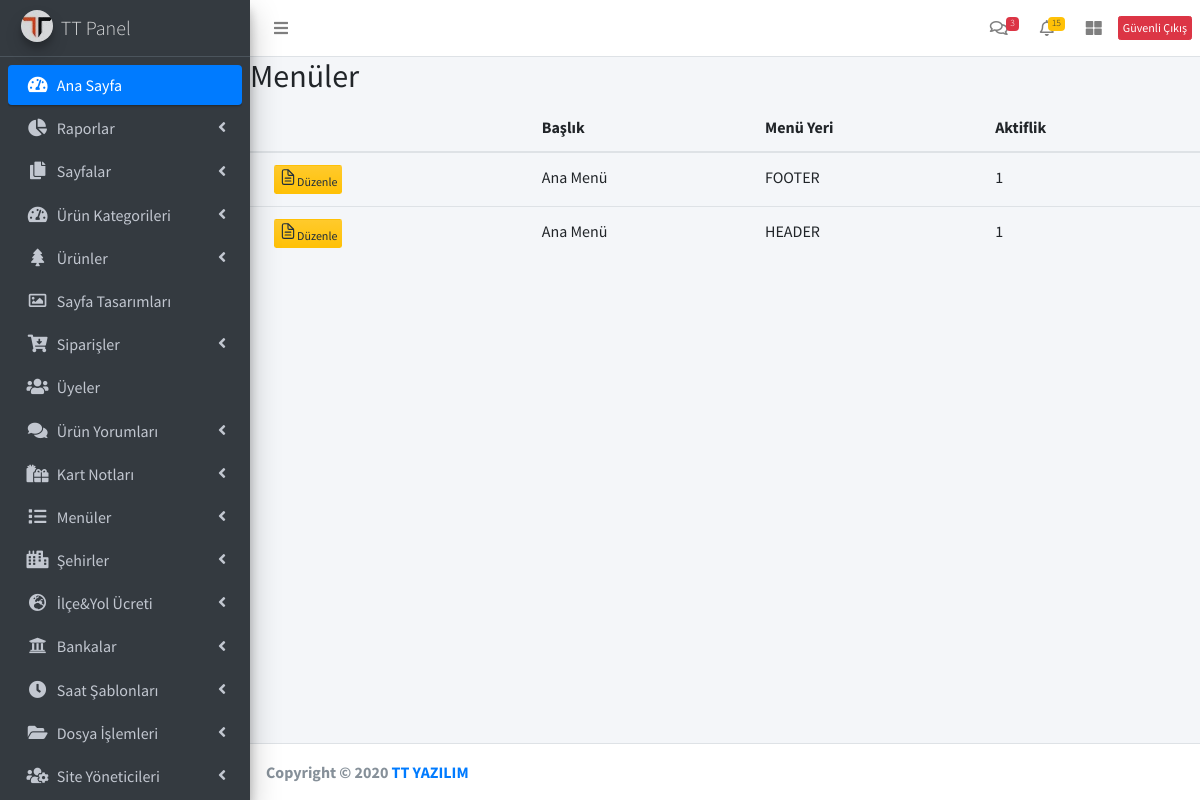
/ttadmin/menu.php (signed in), run on the app's committed database.
### tables this page shows
CREATE TABLE `menu` (
  `ID` int(11) NOT NULL,
  `MENU_TYPE` enum('HEADER','FOOTER') NOT NULL,
  `MENU_TEMPLATE` longtext NOT NULL CHECK (json_valid(`MENU_TEMPLATE`)),
  `ACTIVE` tinyint(1) NOT NULL DEFAULT 1
);

### ttadmin/menu.php (the view)
<?php include("header.php") ?>
    <div class="content-wrapper">
        <div class="card-body table-responsive p-0">
        <h2>Menüler</h3>
            <table class="table table-hover text-nowrap">
                <thead>
                    <tr>
                    <th></th>
                    <th>Başlık</th>
                    <th>Menü Yeri</th>
                    <th>Aktiflik</th>
                    </tr>
                </thead>
                <tbody>
                    <?php
                        $sql_menu = "select * from menu where ACTIVE = 1";
                        $result_menu = mysqli_query($conn,$sql_menu);
                        while($row_menu=mysqli_fetch_array($result_menu))
                        { ?>
                    <tr>
                    <td>
                        <div class="btn-toolbar" role="toolbar" aria-label="Toolbar with button groups">
                        <div class="btn-group mr-2" role="group" aria-label="Third group">
                        <a href="menu_update.php?menu_id=<?php echo $row_menu['ID'] ?>">
                            <button type="submit" id="update" class="btn btn-block bg-gradient-warning btn-xs"><ion-icon size="small" name="document-text-outline"></ion-icon>Düzenle</button>
                        </a>
                        </div>
                        </div>
                    </td>
                    <?php
                        echo '<td>Ana Menü</td>';
                        echo '<td>'.$row_menu['MENU_TYPE'].'</td>';
                        echo '<td>'.$row_menu['ACTIVE'].'</td>';
                        echo '</tr>';
                        }
                    ?>
                </tbody>
             </table>
         </div>
    </div>
<?php include("footer.php") ?>

### data on the page
menu: MENU_TYPE "FOOTER", ACTIVE "1"
menu: MENU_TYPE "HEADER", ACTIVE "1"
